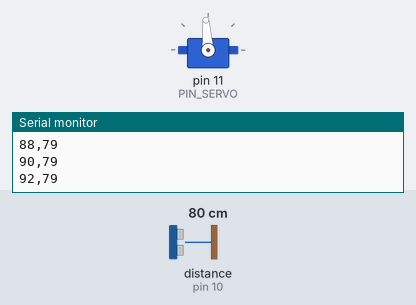
Bench run of a sketch on a simulated Arduino Uno, built with avr-gcc and run on an emulated ATmega328P. On the bench: servo, the last lines printed to the serial monitor. Wiring (inferred from the names in the program): ultrasonic range finder: trigger pin 9; echo pin 10. The test bench sets the inputs (shaded band); at power-on: distance to the obstacle (sensor on pin 10) 80 cm. The echo pulse lasts 58.3 µs per cm.

Above: at 1.5 s.
1.6 s: distance to the obstacle (sensor on pin 10) set to 183 cm
At 3.0 s:
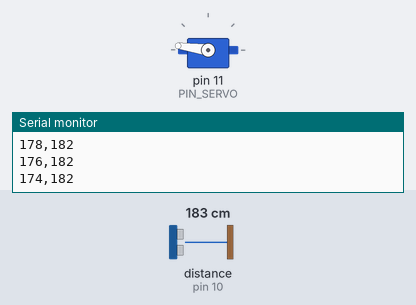
4.6 s: distance to the obstacle (sensor on pin 10) set to 2 cm
At 5.5 s:
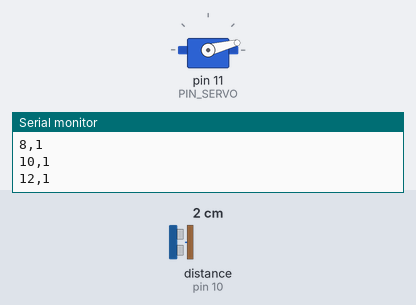
Timing chart, 0 to 13.6 s (numbered marks = the images above; inputs shaded):
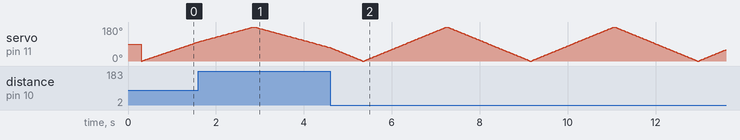

The sketch:

radar.ino
```cpp
/*
  Arduino Radar
  - Servo on D11
  - HC-SR04 Trig D9, Echo D10
  - Sweeps 0..180..0 and prints "angle,distance_cm" at 9600 baud
*/

#include <Servo.h>

const int PIN_TRIG = 9;
const int PIN_ECHO = 10;
const int PIN_SERVO = 11;

const int STEP_DEG = 2;           // sweep step in degrees (1–3 is smooth)
const int SERVO_DELAY_MS = 20;    // settle time between steps
const unsigned int MAX_CM = 300;  // clamp max distance to 3 m

Servo radarServo;

// Measure distance (cm) using HC-SR04
unsigned int readDistanceCm() {
  digitalWrite(PIN_TRIG, LOW);
  delayMicroseconds(2);
  digitalWrite(PIN_TRIG, HIGH);
  delayMicroseconds(10);
  digitalWrite(PIN_TRIG, LOW);

  unsigned long duration = pulseIn(PIN_ECHO, HIGH, 30000UL); // 30 ms timeout ~5 m
  if (duration == 0) return MAX_CM; // timeout → no echo
  unsigned int cm = (unsigned int)(duration * 0.0343 / 2.0);
  if (cm > MAX_CM) cm = MAX_CM;
  return cm;
}

void setup() {
  pinMode(PIN_TRIG, OUTPUT);
  pinMode(PIN_ECHO, INPUT);
  radarServo.attach(PIN_SERVO);

  Serial.begin(9600);
  delay(300);
}

void loop() {
  // Sweep 0 → 180
  for (int angle = 0; angle <= 180; angle += STEP_DEG) {
    radarServo.write(angle);
    delay(SERVO_DELAY_MS);

    unsigned int d = readDistanceCm();
    Serial.print(angle);
    Serial.print(",");
    Serial.println(d);
  }

  // Sweep 180 → 0
  for (int angle = 180; angle >= 0; angle -= STEP_DEG) {
    radarServo.write(angle);
    delay(SERVO_DELAY_MS);

    unsigned int d = readDistanceCm();
    Serial.print(angle);
    Serial.print(",");
    Serial.println(d);
  }
}
```
